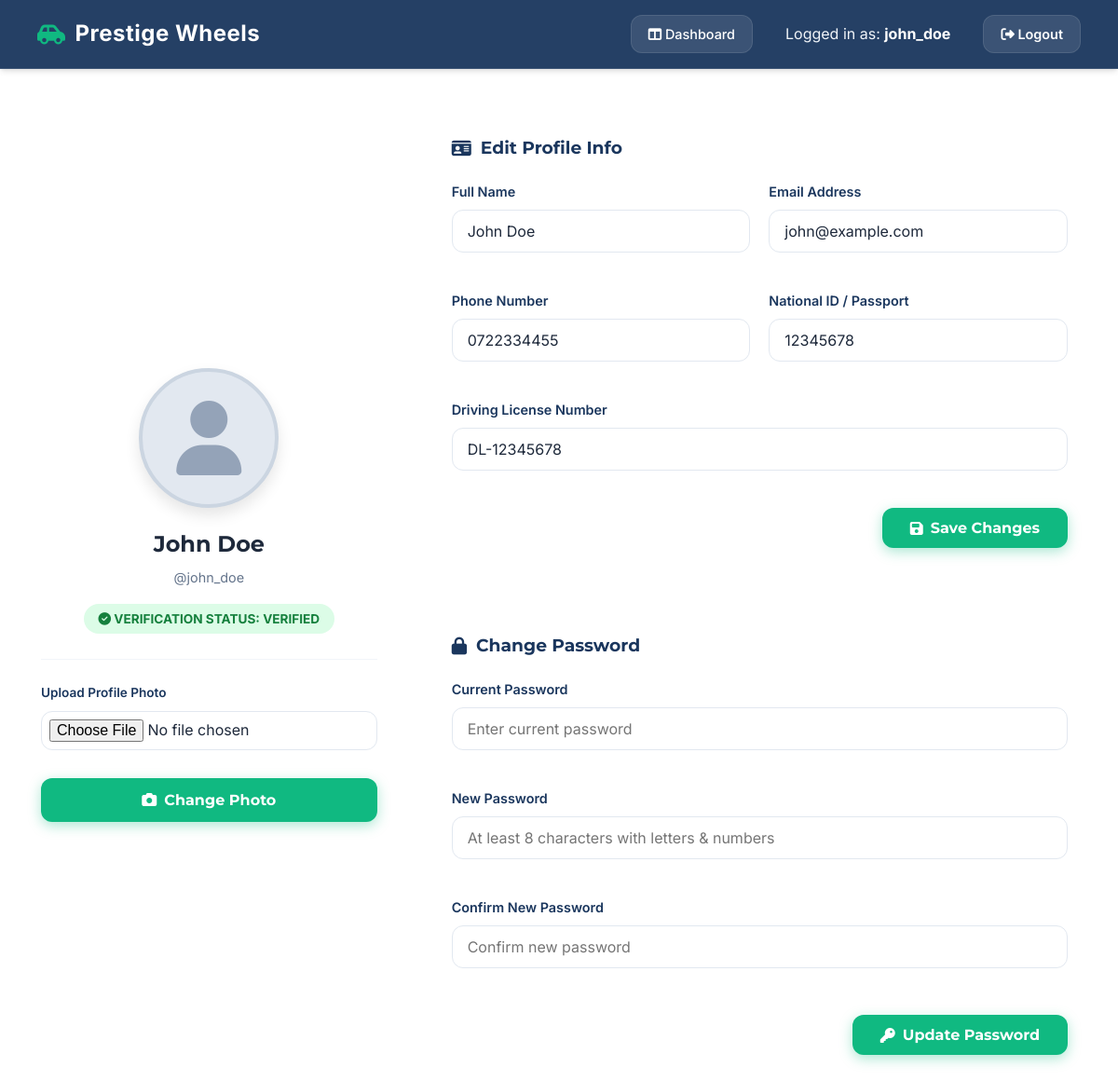
The page /frontend/profile.php (signed in) on the database its author committed.
### tables this page shows
CREATE TABLE IF NOT EXISTS `users` (
  `id` int(11) NOT NULL AUTO_INCREMENT,
  `username` varchar(50) NOT NULL UNIQUE,
  `password` varchar(255) NOT NULL,
  `fullname` varchar(100) NOT NULL,
  `email` varchar(100) NOT NULL UNIQUE,
  `phone` varchar(20) DEFAULT NULL,
  `id_number` varchar(50) NOT NULL,
  `driving_license` varchar(50) DEFAULT NULL,
  `profile_picture` varchar(255) DEFAULT NULL,
  `verification_status` enum('unverified','pending','verified','rejected') NOT NULL DEFAULT 'unverified',
  `is_suspended` tinyint(1) NOT NULL DEFAULT 0,
  `role` enum('super_admin','manager','staff','customer') NOT NULL DEFAULT 'customer',
  `is_admin` tinyint(1) NOT NULL DEFAULT 0,  
  `created_at` timestamp NOT NULL DEFAULT CURRENT_TIMESTAMP,
  PRIMARY KEY (`id`)
);

### frontend/profile.php (the view, shortened to what this page needs)
<?php
require_once '../backend/db.php';
require_once '../backend/security.php';
$user_id = $_SESSION['user_id'];
try {
    $stmt = $pdo->prepare("SELECT * FROM users WHERE id = ?");
    $stmt->execute([$user_id]);
    $user = $stmt->fetch();
} catch (\PDOException $e) {
    $error = "Failed to load profile details.";
}
?>
<!DOCTYPE html>
<html lang="en">
<head>
    <link rel="stylesheet" href="https://cdnjs.cloudflare.com/ajax/libs/font-awesome/6.4.0/css/all.min.css" />
    <link rel="stylesheet" href="css/style.css">
</head>
<body style="background: var(--bg-light);">
    <nav class="navbar">
        <a href="index.php" class="brand">
            <i class="fas fa-car-side"></i> Prestige Wheels
        </a>
        <div class="navbar-user">
            <a href="dashboard.php" style="margin-right: 15px; color: white; text-decoration: none; font-weight: 500;">
                <i class="fas fa-columns"></i> Dashboard
            </a>
            <span>Logged in as: <strong><?= htmlspecialchars($_SESSION['username']) ?></strong></span>
            <a href="logout.php" style="margin-left: 15px;"><i class="fas fa-sign-out-alt"></i> Logout</a>
        </div>
    </nav>
    <div class="main-container" style="padding-top: 40px; padding-bottom: 60px;">
        <div style="display: flex; gap: 30px; flex-wrap: wrap;">
            <div class="card" style="flex: 1; min-width: 300px; text-align: center; display: flex; flex-direction: column; align-items: center; justify-content: center; padding: 40px 20px;">
                <div style="position: relative; margin-bottom: 20px;">
                    <?php if (!empty($user['profile_picture'])): ?>
                        <img src="<?= htmlspecialchars($user['profile_picture']) ?>" alt="Profile Picture" style="width: 150px; height: 150px; border-radius: 50%; object-fit: cover; border: 4px solid var(--primary-light); box-shadow: 0 8px 16px rgba(0,0,0,0.15);">
                    <?php else: ?>
                        <div style="width: 150px; height: 150px; border-radius: 50%; background: #e2e8f0; display: flex; align-items: center; justify-content: center; border: 4px solid #cbd5e1; box-shadow: 0 8px 16px rgba(0,0,0,0.1);">
                            <i class="fas fa-user" style="font-size: 5rem; color: #94a3b8;"></i>
                        </div>
                    <?php endif; ?>
                </div>
                <h3 style="font-size: 1.5rem; color: var(--text-dark); margin-bottom: 5px;"><?= htmlspecialchars($user['fullname']) ?></h3>
                <p style="color: var(--text-muted); font-size: 0.9rem; margin-bottom: 20px;">@<?= htmlspecialchars($user['username']) ?></p>
                <div style="margin-bottom: 30px;">
                    <span class="status-badge" style="
                        padding: 8px 16px;
                        border-radius: 50px;
                        font-weight: 700;
                        font-size: 0.85rem;
                        text-transform: uppercase;
                        <?php
                            if ($user['verification_status'] === 'verified') {
                                echo 'background: #dcfce7; color: #15803d;';
                            } elseif ($user['verification_status'] === 'pending') {
                                echo 'background: #fef9c3; color: #a16207;';
                            } elseif ($user['verification_status'] === 'rejected') {
                                echo 'background: #fee2e2; color: #b91c1c;';
                            } else {
                                echo 'background: #f1f5f9; color: #475569;';
                            }
                        ?>
                    ">
                        <i class="fas <?php
                            if ($user['verification_status'] === 'verified') {
                                echo 'fa-check-circle';
                            } elseif ($user['verification_status'] === 'pending') {
                                echo 'fa-clock';
                            } elseif ($user['verification_status'] === 'rejected') {
                                echo 'fa-times-circle';
                            } else {
                                echo 'fa-info-circle';
                            }
                        ?>"></i>
                        Verification Status: <?= htmlspecialchars($user['verification_status']) ?>
                    </span>
                </div>
                <form action="../backend/update_profile.php" method="POST" enctype="multipart/form-data" style="width: 100%; border-top: 1px solid #f1f5f9; padding-top: 25px;">
                    <div class="form-group" style="text-align: left;">
                        <label for="profile_picture" style="font-size: 0.85rem; font-weight: 600;">Upload Profile Photo</label>
                        <input type="file" name="profile_picture" id="profile_picture" class="form-control" accept="image/*" required style="padding: 8px; margin-bottom: 10px;">
                    </div>
                    <button type="submit" class="btn btn-primary" style="width: 100%;">
                        <i class="fas fa-camera"></i> Change Photo
                    </button>
                </form>
            </div>
            <div style="flex: 2; min-width: 320px; display: flex; flex-direction: column; gap: 30px;">
                <div class="card" style="padding: 30px;">
                    <h3 style="margin-bottom: 20px; color: var(--primary-color); display: flex; align-items: center; gap: 10px;">
                        <i class="fas fa-id-card"></i> Edit Profile Info
                    </h3>
                    <form action="../backend/update_profile.php" method="POST" style="display: grid; grid-template-columns: 1fr 1fr; gap: 20px;">
                        <div class="form-group">
                            <label for="fullname">Full Name</label>
                            <input type="text" name="fullname" id="fullname" class="form-control" value="<?= htmlspecialchars($user['fullname']) ?>" required>
                        </div>
                        <div class="form-group">
                            <label for="email">Email Address</label>
                            <input type="email" name="email" id="email" class="form-control" value="<?= htmlspecialchars($user['email']) ?>" required>
                        </div>
                        <div class="form-group">
                            <label for="phone">Phone Number</label>
                            <input type="tel" name="phone" id="phone" class="form-control" value="<?= htmlspecialchars($user['phone']) ?>" pattern="^(07|01)[0-9]{8}$" required>
                        </div>
                        <div class="form-group">
                            <label for="id_number">National ID / Passport</label>
                            <input type="text" name="id_number" id="id_number" class="form-control" value="<?= htmlspecialchars($user['id_number']) ?>" required>
                        </div>
                        <div class="form-group" style="grid-column: 1 / -1;">
                            <label for="driving_license">Driving License Number</label>
                            <input type="text" name="driving_license" id="driving_license" class="form-control" value="<?= htmlspecialchars($user['driving_license'] ?? '') ?>" required>
                        </div>
                        <button type="submit" class="btn btn-primary" style="grid-column: 1 / -1; justify-self: end; padding: 12px 30px;">
                            <i class="fas fa-save"></i> Save Changes
                        </button>
                    </form>
                </div>
                <div class="card" style="padding: 30px;">
                    <h3 style="margin-bottom: 20px; color: var(--primary-color); display: flex; align-items: center; gap: 10px;">
                        <i class="fas fa-lock"></i> Change Password
                    </h3>
                    <form action="../backend/update_profile.php" method="POST" style="display: grid; grid-template-columns: 1fr; gap: 20px;">
                        <div class="form-group">
                            <label for="old_password">Current Password</label>
                            <input type="password" name="old_password" id="old_password" class="form-control" placeholder="Enter current password" required>
                        </div>
                        <div class="form-group">
                            <label for="new_password">New Password</label>
                            <input type="password" name="new_password" id="new_password" class="form-control" placeholder="At least 8 characters with letters & numbers" required>
                        </div>
                        <div class="form-group">
                            <label for="confirm_password">Confirm New Password</label>
                            <input type="password" name="confirm_password" id="confirm_password" class="form-control" placeholder="Confirm new password" required>
                        </div>
                        <button type="submit" class="btn btn-primary" style="justify-self: end; padding: 12px 30px; margin-top: 10px;">
                            <i class="fas fa-key"></i> Update Password
                        </button>
                    </form>
                </div>
            </div>
        </div>
    </div>
</body>
</html>

### frontend/css/style.css (style rules this page uses)
:root { --primary-color: #1a365d; --primary-light: #2b6cb0; --primary-dark: #0f172a; --accent-color: #10b981; --accent-hover: #059669; --danger-color: #ef4444; --warning-color: #f59e0b; --text-main: #1e293b; --text-muted: #64748b; --bg-main: #f8fafc; --bg-card: rgba(255, 255, 255, 0.85); --border-color: #e2e8f0; --font-heading: 'Montserrat', sans-serif; --font-body: 'Inter', sans-serif; --shadow-sm: 0 1px 3px rgba(0,0,0,0.1); --shadow-md: 0 4px 6px -1px rgba(0,0,0,0.1), 0 2px 4px -1px rgba(0,0,0,0.06); --shadow-lg: 0 10px 15px -3px rgba(0,0,0,0.1), 0 4px 6px -2px rgba(0,0,0,0.05); --shadow-xl: 0 20px 25px -5px rgba(0,0,0,0.1), 0 10px 10px -5px rgba(0,0,0,0.04); --transition: all 0.3s cubic-bezier(0.4, 0, 0.2, 1); --radius-sm: 6px; --radius-md: 12px; --radius-lg: 20px; }
* { box-sizing: border-box; margin: 0; padding: 0; }
body { font-family: var(--font-body); background: radial-gradient(circle at 10% 20%, rgba(243, 246, 253, 1) 0%, rgba(248, 250, 252, 1) 90%); color: var(--text-main); line-height: 1.6; overflow-x: hidden; }
h1, h2, h3, h4, h5, h6 { font-family: var(--font-heading); font-weight: 700; color: var(--primary-color); }
.navbar { position: sticky; top: 0; z-index: 100; display: flex; justify-content: space-between; align-items: center; padding: 16px 40px; background: rgba(26, 54, 93, 0.95); backdrop-filter: blur(8px); border-bottom: 1px solid rgba(255, 255, 255, 0.1); box-shadow: var(--shadow-md); }
.navbar .brand { font-size: 1.5rem; font-weight: 700; color: #fff; text-decoration: none; display: flex; align-items: center; gap: 10px; letter-spacing: 0.5px; }
.navbar .brand i { color: var(--accent-color); }
.navbar-user { display: flex; align-items: center; gap: 20px; color: #f1f5f9; }
.navbar-user strong { color: #fff; }
.navbar-user a { color: #fff; text-decoration: none; padding: 8px 18px; border-radius: var(--radius-md); background: rgba(255, 255, 255, 0.1); font-weight: 600; font-size: 0.9rem; transition: var(--transition); border: 1px solid rgba(255, 255, 255, 0.1); }
.btn { display: inline-flex; align-items: center; justify-content: center; gap: 8px; font-family: var(--font-heading); font-weight: 700; font-size: 1rem; padding: 14px 30px; border-radius: var(--radius-md); text-decoration: none; cursor: pointer; transition: var(--transition); border: none; outline: none; }
.btn-primary { background: var(--accent-color); color: #fff; box-shadow: 0 4px 14px rgba(16, 185, 129, 0.35); }
.form-group { margin-bottom: 20px; }
.form-group label { display: block; font-weight: 600; margin-bottom: 8px; font-size: 0.9rem; color: var(--primary-color); }
.form-control { width: 100%; padding: 12px 16px; border: 1.5px solid var(--border-color); border-radius: var(--radius-md); font-family: var(--font-body); font-size: 1rem; color: var(--text-main); background: #fff; transition: var(--transition); }
.main-container { max-width: 1280px; margin: 0 auto; padding: 40px 24px; }

### rows shown on the page
users: fullname "John Doe", username "john_doe", verification_status "VERIFIED", email "john@example.com", phone "0722334455", id_number "12345678", driving_license "DL-12345678"

### other values the page prints
$_SESSION['username'] "john_doe"
